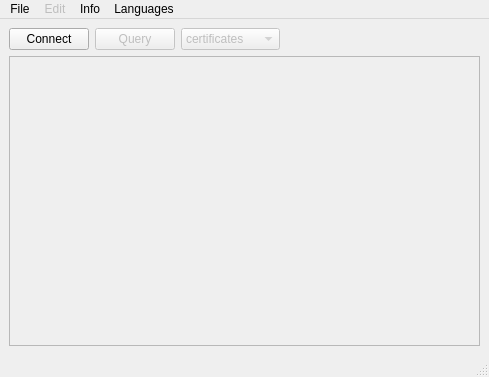
<?xml version="1.0" encoding="UTF-8"?>
<ui version="4.0">
 <class>MainWindow</class>
 <widget class="QMainWindow" name="MainWindow">
  <property name="geometry">
   <rect>
    <x>0</x>
    <y>0</y>
    <width>489</width>
    <height>377</height>
   </rect>
  </property>
  <property name="windowTitle">
   <string>MainWindow</string>
  </property>
  <widget class="QWidget" name="centralwidget">
   <layout class="QHBoxLayout" name="horizontalLayout_2">
    <item>
     <layout class="QVBoxLayout" name="verticalLayout">
      <item>
       <layout class="QHBoxLayout" name="horizontalLayout">
        <item>
         <widget class="QPushButton" name="pushButtonConnect">
          <property name="text">
           <string>Connect</string>
          </property>
         </widget>
        </item>
        <item>
         <widget class="QPushButton" name="pushButtonQuery">
          <property name="enabled">
           <bool>false</bool>
          </property>
          <property name="text">
           <string>Query</string>
          </property>
         </widget>
        </item>
        <item>
         <widget class="QComboBox" name="comboBox">
          <property name="enabled">
           <bool>false</bool>
          </property>
          <item>
           <property name="text">
            <string>certificates</string>
           </property>
          </item>
          <item>
           <property name="text">
            <string>stockholders</string>
           </property>
          </item>
          <item>
           <property name="text">
            <string>stocks</string>
           </property>
          </item>
          <item>
           <property name="text">
            <string>stocktype</string>
           </property>
          </item>
          <item>
           <property name="text">
            <string>transactions</string>
           </property>
          </item>
         </widget>
        </item>
        <item>
         <spacer name="horizontalSpacer">
          <property name="orientation">
           <enum>Qt::Horizontal</enum>
          </property>
          <property name="sizeHint" stdset="0">
           <size>
            <width>40</width>
            <height>20</height>
           </size>
          </property>
         </spacer>
        </item>
       </layout>
      </item>
      <item>
       <widget class="QTableView" name="tableView">
        <property name="enabled">
         <bool>false</bool>
        </property>
       </widget>
      </item>
     </layout>
    </item>
   </layout>
  </widget>
  <widget class="QMenuBar" name="menubar">
   <property name="geometry">
    <rect>
     <x>0</x>
     <y>0</y>
     <width>489</width>
     <height>22</height>
    </rect>
   </property>
   <widget class="QMenu" name="menuFile">
    <property name="title">
     <string>File</string>
    </property>
    <addaction name="actionConnect"/>
    <addaction name="actionDisconnect"/>
    <addaction name="actionExit"/>
   </widget>
   <widget class="QMenu" name="menuAbout_author">
    <property name="title">
     <string>Info</string>
    </property>
    <addaction name="actionAbout_author"/>
   </widget>
   <widget class="QMenu" name="menuEdit">
    <property name="enabled">
     <bool>false</bool>
    </property>
    <property name="title">
     <string>Edit</string>
    </property>
    <addaction name="actionAdd"/>
    <addaction name="actionEdit"/>
    <addaction name="actionDelete"/>
   </widget>
   <widget class="QMenu" name="menuLanguages">
    <property name="title">
     <string>Languages</string>
    </property>
   </widget>
   <addaction name="menuFile"/>
   <addaction name="menuEdit"/>
   <addaction name="menuAbout_author"/>
   <addaction name="menuLanguages"/>
  </widget>
  <widget class="QStatusBar" name="statusbar"/>
  <action name="actionConnect">
   <property name="text">
    <string>Connect</string>
   </property>
  </action>
  <action name="actionDisconnect">
   <property name="text">
    <string>Disconnect</string>
   </property>
  </action>
  <action name="actionExit">
   <property name="text">
    <string>Exit</string>
   </property>
  </action>
  <action name="actionAbout_author">
   <property name="text">
    <string>About author</string>
   </property>
  </action>
  <action name="actionAdd">
   <property name="text">
    <string>Add record</string>
   </property>
  </action>
  <action name="actionEdit">
   <property name="text">
    <string>Edit record</string>
   </property>
  </action>
  <action name="actionDelete">
   <property name="text">
    <string>Delete record</string>
   </property>
  </action>
 </widget>
 <resources/>
 <connections>
  <connection>
   <sender>actionExit</sender>
   <signal>triggered()</signal>
   <receiver>MainWindow</receiver>
   <slot>close()</slot>
   <hints>
    <hint type="sourcelabel">
     <x>-1</x>
     <y>-1</y>
    </hint>
    <hint type="destinationlabel">
     <x>240</x>
     <y>200</y>
    </hint>
   </hints>
  </connection>
 </connections>
</ui>
